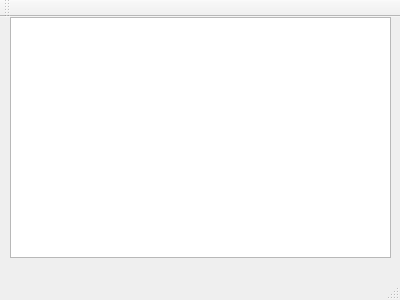
<?xml version="1.0" encoding="UTF-8"?>
<ui version="4.0">
 <class>MainWindow</class>
 <widget class="QMainWindow" name="MainWindow">
  <property name="geometry">
   <rect>
    <x>0</x>
    <y>0</y>
    <width>400</width>
    <height>300</height>
   </rect>
  </property>
  <property name="windowTitle">
   <string>MainWindow</string>
  </property>
  <widget class="QWidget" name="centralWidget">
   <widget class="QTextEdit" name="textEdit1">
    <property name="geometry">
     <rect>
      <x>10</x>
      <y>0</y>
      <width>381</width>
      <height>241</height>
     </rect>
    </property>
   </widget>
  </widget>
  <widget class="QMenuBar" name="menuBar">
   <property name="geometry">
    <rect>
     <x>0</x>
     <y>0</y>
     <width>400</width>
     <height>27</height>
    </rect>
   </property>
  </widget>
  <widget class="QToolBar" name="mainToolBar">
   <attribute name="toolBarArea">
    <enum>TopToolBarArea</enum>
   </attribute>
   <attribute name="toolBarBreak">
    <bool>false</bool>
   </attribute>
  </widget>
  <widget class="QStatusBar" name="statusBar"/>
 </widget>
 <layoutdefault spacing="6" margin="11"/>
 <resources/>
 <connections/>
</ui>
